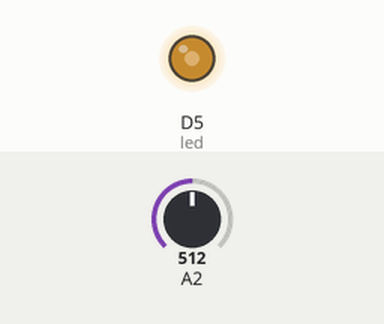
Recording of a program running on a simulated Raspberry Pi (BCM pin numbers) with a GrovePi. Parts: output pins drawn as LEDs (lit = HIGH). The test bench sets the inputs (shaded band); at power-on: A2 = 512 (analog values on the 0–1023 scale). What the program prints to the terminal is not drawn.

Above: at 2.2 s.
2.3 s: A2 set to 716
At 3.0 s:
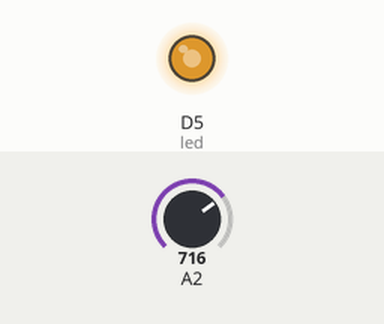
3.8 s: A2 set to 900
At 4.2 s:
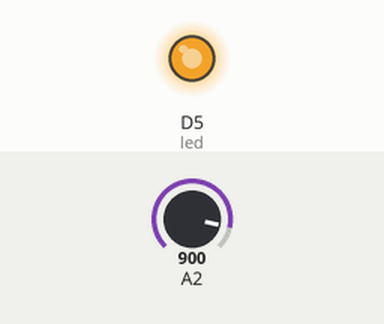
5.3 s: A2 set to 122
At 6.5 s:
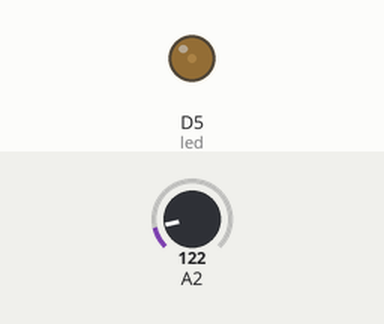
Timing chart, 0 to 8.3 s (numbered marks = the images above; inputs shaded):
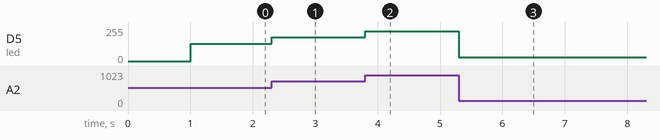

The program:

led_fade.py
```python
# Adjust LED brightness by rotating Potentiometer

# GrovePi + Rotary Angle Sensor (Potentiometer) + LED
# http://www.seeedstudio.com/wiki/Grove_-_Rotary_Angle_Sensor
# http://www.seeedstudio.com/wiki/Grove_-_LED_Socket_Kit

'''
The MIT License (MIT)

GrovePi for the Raspberry Pi: an open source platform for connecting Grove Sensors to the Raspberry Pi.
Copyright (C) 2017  Dexter Industries

Permission is hereby granted, free of charge, to any person obtaining a copy
of this software and associated documentation files (the "Software"), to deal
in the Software without restriction, including without limitation the rights
to use, copy, modify, merge, publish, distribute, sublicense, and/or sell
copies of the Software, and to permit persons to whom the Software is
furnished to do so, subject to the following conditions:

The above copyright notice and this permission notice shall be included in
all copies or substantial portions of the Software.

THE SOFTWARE IS PROVIDED "AS IS", WITHOUT WARRANTY OF ANY KIND, EXPRESS OR
IMPLIED, INCLUDING BUT NOT LIMITED TO THE WARRANTIES OF MERCHANTABILITY,
FITNESS FOR A PARTICULAR PURPOSE AND NONINFRINGEMENT. IN NO EVENT SHALL THE
AUTHORS OR COPYRIGHT HOLDERS BE LIABLE FOR ANY CLAIM, DAMAGES OR OTHER
LIABILITY, WHETHER IN AN ACTION OF CONTRACT, TORT OR OTHERWISE, ARISING FROM,
OUT OF OR IN CONNECTION WITH THE SOFTWARE OR THE USE OR OTHER DEALINGS IN
THE SOFTWARE.
'''

import time
import grovepi

# Connect the Rotary Angle Sensor to analog port A2
potentiometer = 2

# Connect the LED to digital port D5
led = 5

grovepi.pinMode(led,"OUTPUT")
time.sleep(1)
i = 0

while True:
    try:
        # Read resistance from Potentiometer
        i = grovepi.analogRead(potentiometer)
        print(i)

        # Send PWM signal to LED
        grovepi.analogWrite(led,i//4)

    except IOError:
        print("Error")
```

Measured:
- after the input at 2.3 s, D5 (led): 128/255 → 179/255 at once
- after the input at 3.8 s, D5 (led): 179/255 → 225/255 at once
- after the input at 5.3 s, D5 (led): 225/255 → 30/255 at once
